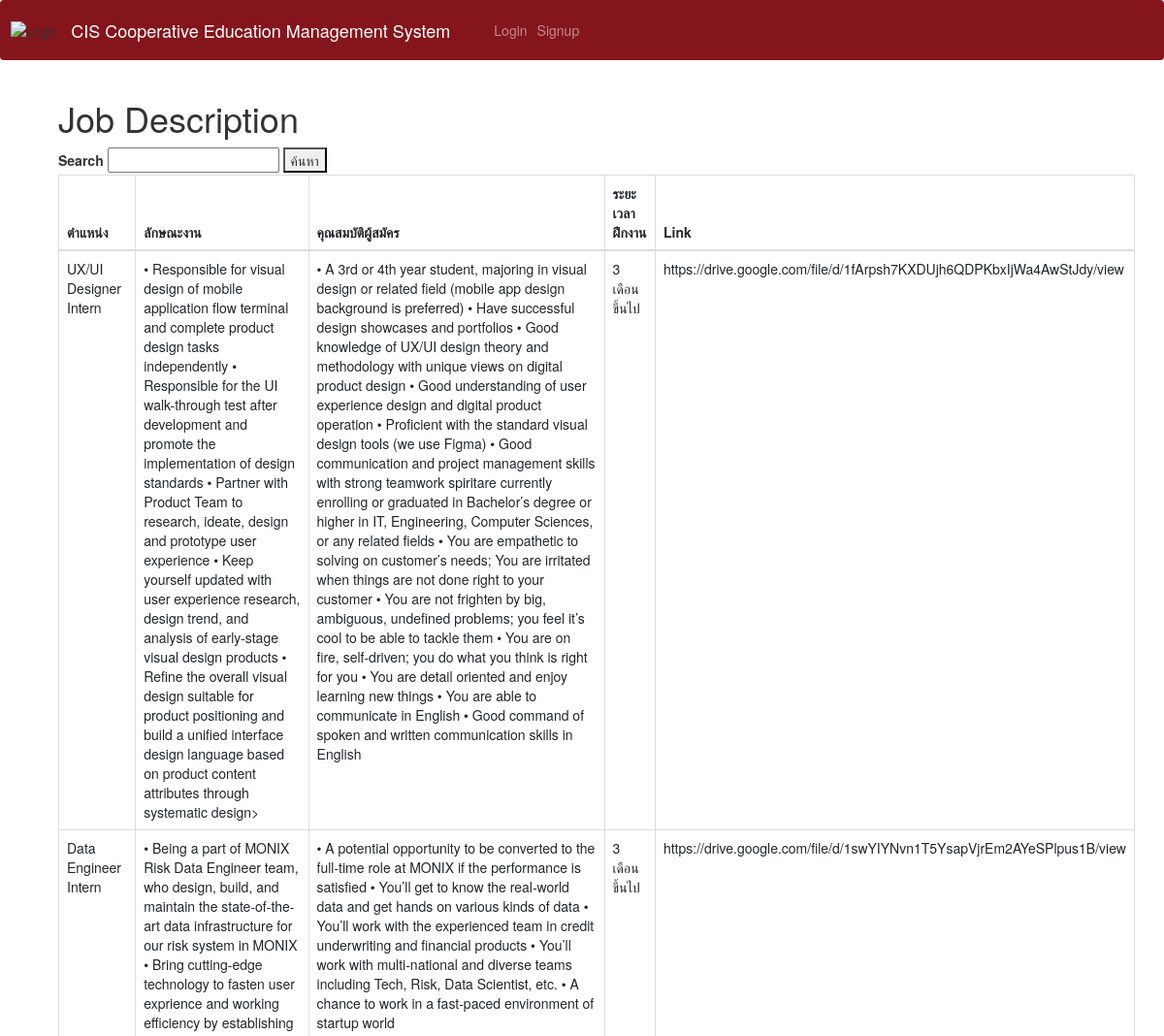
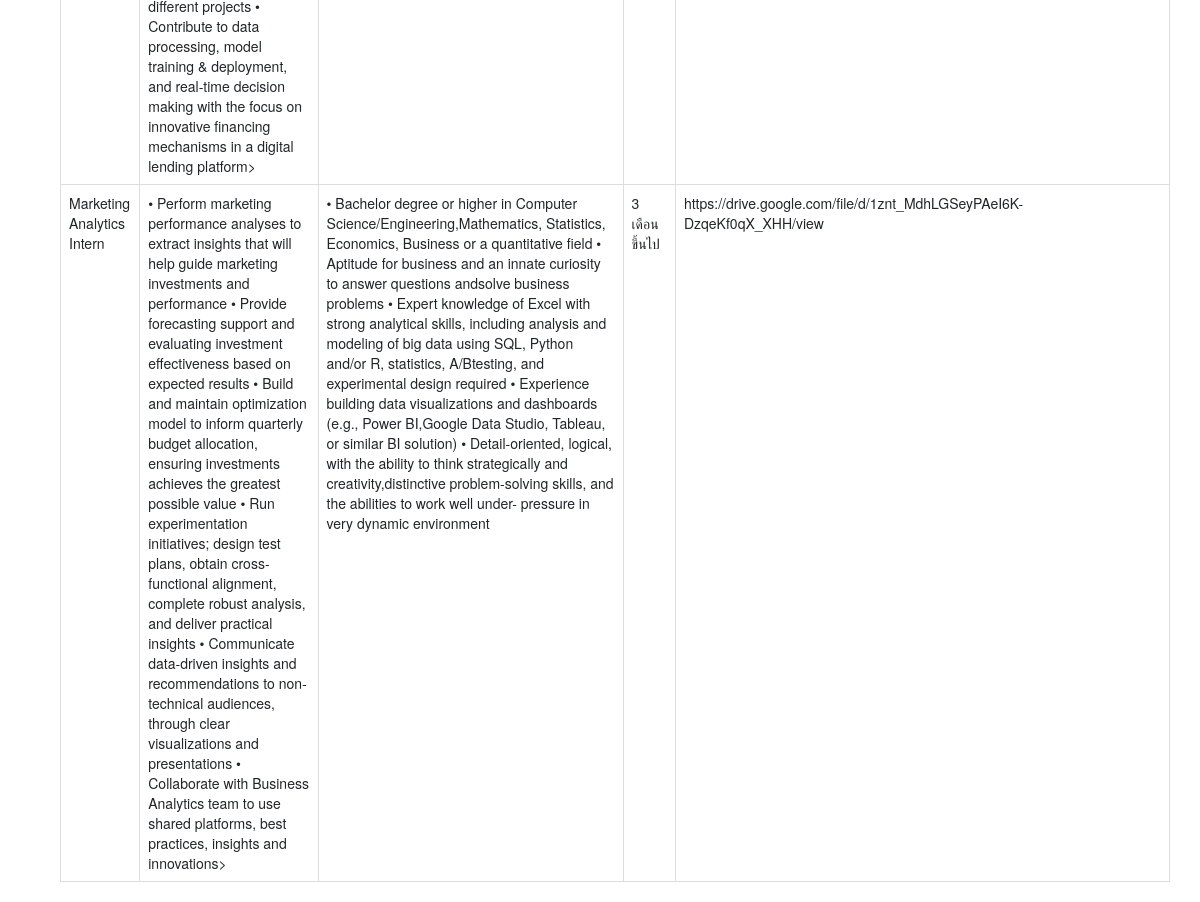
The page /job1?t=9 on the database its author committed (2 pictures, top to bottom).
### tables this page shows
CREATE TABLE "Job_Position" (
	"Job_Position_ID"	varchar(10) NOT NULL,
	"Company_ID"	varchar(10) NOT NULL,
	"User_Staff_ID"	varchar(10) NOT NULL,
	"Job_Position_Name"	varchar(255) NOT NULL,
	"Job_Amount_Required"	int(100),
	"Compensation"	int(10),
	"Job_Description"	varchar(255),
	"Position_Qualification"	varchar(255),
	"Working_Period"	varchar(255),
	"Job_Position_Link"	varchar(255) NOT NULL,
	PRIMARY KEY("Job_Position_ID"),
	FOREIGN KEY("Company_ID") REFERENCES "Company"("Company_ID")
);

### dsi321new/website/auth.py (the view)
@auth.route('/job1')
def job1():
        with con:
            atitle = request.args.get('t')
            cur=con .cursor()
            query1= "select * from Job_Position where Company_ID = "+str(atitle)
            cur.execute(query1)
            rows= cur.fetchall()
        return render_template("job1.html",datas2=rows, user=current_user)

### dsi321new/website/templates/job1.html (shortened to what this page needs)
<!DOCTYPE html>
{% extends "base.html" %} {% block title %}Job1{% endblock %} {% block content%}
<html>
<head>
  <link rel="stylesheet" href="https://maxcdn.bootstrapcdn.com/bootstrap/3.3.7/css/bootstrap.min.css">
</head>
<body>
    <div class ='container'>
        <h1> Job Description</h1>
          <label>Search</label>
          <input type="text" name="search">
          <button type="submit" >ค้นหา</button>
          <table class = "table table-bordered">
            <thead>
              <tr>
                <th>ตำแหน่ง</th>
                <th>ลักษณะงาน</th>
                <th>คุณสมบัติผู้สมัคร</th>
                <th>ระยะเวลาฝึกงาน</th>
                <th>Link</th>
              </tr>
            </thead>
            <tbody>
              {%for row in datas2 %}
              <tr>
                <td>{{row.3}}</td>
                <td>{{row.6}}></td>
                <td>{{row.7}}</td>
                <td>{{row.8}}</td>
                <td>{{row.9}}</td>
              </tr>
              {% endfor %}
            </tbody>
          </table>
    </div>
</body>
{% endblock %}

### rows shown on the page
Job_Position: Job_Position_Name "UX/UI Designer Intern", Job_Description "• Responsible for visual design of mobile application flow terminal and complete product design tasks independently • Responsible for the UI walk-through test after development and promote the implementation of design standards • Partner with Product Team to research, ideate, design and prototype user experience • Keep yourself updated with user experience research, design trend, and analysis of early-stage visual design products • Refine the overall visual design suitable for product positioning and build a unified interface design language based on product content attributes through systematic design", Position_Qualification "• A 3rd or 4th year student, majoring in visual design or related field (mobile app design background is preferred) • Have successful design showcases and portfolios • Good knowledge of UX/UI design theory and methodology with unique views on digital product design • Good understanding of user experience design and digital product operation • Proficient with the standard visual design tools (we use Figma) • Good communication and project management skills with strong teamwork spiritare currently enrolling or graduated in Bachelor’s degree or higher in IT, Engineering, Computer Sciences, or any related fields • You are empathetic to solving on customer’s needs; You are irritated when things…", Working_Period "3 เดือนขึ้นไป", Job_Position_Link "https://drive.google.com/file/d/1fArpsh7KXDUjh6QDPKbxIjWa4AwStJdy/view"
Job_Position: Job_Position_Name "Data Engineer Intern", Job_Description "• Being a part of MONIX Risk Data Engineer team, who design, build, and maintain the state-of-the-art data infrastructure for our risk system in MONIX • Bring cutting-edge technology to fasten user exprience and working efficiency by establishing different projects • Contribute to data processing, model training & deployment, and real-time decision making with the focus on innovative financing mechanisms in a digital lending platform", Position_Qualification "• A potential opportunity to be converted to the full-time role at MONIX if the performance is satisfied • You’ll get to know the real-world data and get hands on various kinds of data • You’ll work with the experienced team in credit underwriting and financial products • You’ll work with multi-national and diverse teams including Tech, Risk, Data Scientist, etc. • A chance to work in a fast-paced environment of startup world", Working_Period "3 เดือนขึ้นไป", Job_Position_Link "https://drive.google.com/file/d/1swYIYNvn1T5YsapVjrEm2AYeSPlpus1B/view"
Job_Position: Job_Position_Name "Marketing Analytics Intern", Job_Description "• Perform marketing performance analyses to extract insights that will help guide marketing investments and performance • Provide forecasting support and evaluating investment effectiveness based on expected results • Build and maintain optimization model to inform quarterly budget allocation, ensuring investments achieves the greatest possible value • Run experimentation initiatives; design test plans, obtain cross-functional alignment, complete robust analysis, and deliver practical insights • Communicate data-driven insights and recommendations to non-technical audiences, through clear visualizations and presentations • Collaborate with Business Analytics team to use shared platforms,…", Position_Qualification "• Bachelor degree or higher in Computer Science/Engineering,Mathematics, Statistics, Economics, Business or a quantitative field • Aptitude for business and an innate curiosity to answer questions andsolve business problems • Expert knowledge of Excel with strong analytical skills, including analysis and modeling of big data using SQL, Python and/or R, statistics, A/Btesting, and experimental design required • Experience building data visualizations and dashboards (e.g., Power BI,Google Data Studio, Tableau, or similar BI solution) • Detail-oriented, logical, with the ability to think strategically and creativity,distinctive problem-solving skills, and the abilities to work well under-…", Working_Period "3 เดือนขึ้นไป", Job_Position_Link "https://drive.google.com/file/d/1znt_MdhLGSeyPAeI6K-DzqeKf0qX_XHH/view"
